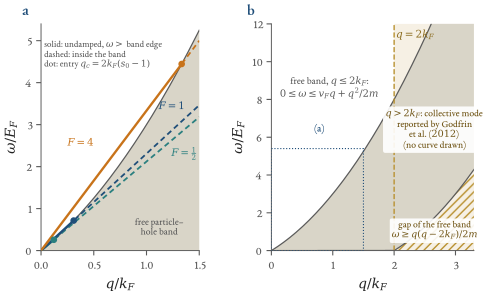

Here is the Python script that generated this plot:
"""Chapter 8, figure (ch08_window): the (q, omega) plane of a Fermi liquid, in the units of the free gas
(x = q/kF, y = omega/EF with EF = kF^2/2m, so that vF q = 2 x EF and q^2/2m = x^2 EF).

  * grey: the free-fermion particle-hole band  [ lower(x), upper(x) ] with  upper = 2x + x^2,
    lower = 0 for x <= 2 and x^2 - 2x for x > 2  (Lean: ph_energy_window, ph_gap, ph_edge_attained);
  * lines (panel a): the Landau zero-sound branch  y = 2 s0 x,  s0 = (1+F)/sqrt(1+2F)  (Lean: zero_sound_2d_iff), solid
    where it lies ABOVE the band edge (undamped), dashed once it has entered the band; entry point x_c = 2 (s0 - 1).
    The branch is derived for q << kF and is drawn only up to x = 1.5 for orientation;
  * gold (panel b): the momentum transfers q > 2 kF at which Godfrin et al. (Nature 483, 576, 2012) report the roton-like
    mode.  NO curve is drawn there: the film's F, m* and kF are not known to this book.
Numbers go to figures/ch08_numbers.json["window"]."""
import sys, json
from pathlib import Path
sys.path.insert(0, str(Path(__file__).resolve().parents[1])); sys.path.insert(0, str(Path(__file__).resolve().parent))
from ch08_style import *
from matplotlib.patches import Rectangle
import ch08_theory as T

NUMS = FIG / "ch08_numbers.json"


def upper(x): return 2 * x + x ** 2
def lower(x): return np.where(x > 2, x ** 2 - 2 * x, 0.0)


def main():
    Fs = (0.5, 1.0, 4.0)
    cols = {0.5: TEAL, 1.0: BLUE, 4.0: ORANGE}
    fig, (a, b) = plt.subplots(1, 2, figsize=(TEXTW, 2.95), gridspec_kw=dict(width_ratios=[1.0, 1.28], wspace=0.40))
    panel(a, "a"); panel(b, "b")
    nums = {}
    # ---------------------------------------------------------------- (a) the Landau regime
    XA, YA = 1.5, 5.4
    x = np.linspace(0, XA, 400)
    a.fill_between(x, 0, upper(x), color="#D9D5C8", lw=0, zorder=1)
    a.plot(x, upper(x), color=GREY, lw=0.9, zorder=2)
    a.text(1.12, 0.55, "free particle–\nhole band", fontsize=7.0, color=GREY, ha="center", va="center")
    for F in Fs:
        s0 = float(T.s0(F)); xc = 2 * (s0 - 1)
        xx = np.linspace(0, XA, 200); und = xx <= xc
        a.plot(xx[und], 2 * s0 * xx[und], color=cols[F], lw=1.7, zorder=4)
        a.plot(xx[~und], 2 * s0 * xx[~und], color=cols[F], lw=1.3, ls=(0, (3, 2)), zorder=4)
        a.plot([xc], [2 * s0 * xc], "o", color=cols[F], ms=3.8, zorder=5)
        nums[str(F)] = dict(s0=s0, x_c=xc, omega_c_over_EF=float(2 * s0 * xc), enters_band_before_2kF=bool(xc < 2.0))
    a.text(0.50, 2.55, r"$F=4$", color=ORANGE, fontsize=7.4, ha="right", va="center")
    a.text(1.24, 3.42, r"$F=1$", color=BLUE, fontsize=7.4, ha="center", va="center")
    a.text(1.36, 2.30, r"$F=\frac{1}{2}$", color=TEAL, fontsize=7.4, ha="center", va="center")
    a.text(0.03, 5.0, r"solid: undamped, $\omega>$ band edge" "\n" r"dashed: inside the band" "\n" r"dot: entry $q_c=2k_F(s_0-1)$", fontsize=6.6, color=GREY, va="top")
    a.set_xlim(0, XA); a.set_ylim(0, YA)
    a.set_xlabel(r"$q/k_F$"); a.set_ylabel(r"$\omega/E_F$")
    # ---------------------------------------------------------------- (b) the whole plane up to 3.3 kF
    x = np.linspace(0, 3.3, 800)
    b.axvspan(2.0, 3.3, color=GOLD, alpha=0.13, lw=0)
    b.fill_between(x, lower(x), upper(x), color="#D9D5C8", lw=0, zorder=1)
    b.plot(x, upper(x), color=GREY, lw=0.9, zorder=2); b.plot(x, lower(x), color=GREY, lw=0.9, zorder=2)
    b.fill_between(x[x >= 2], 0, lower(x[x >= 2]), facecolor="none", hatch="////", edgecolor=GOLD, lw=0, zorder=1)
    b.axvline(2.0, color=GOLD, lw=1.0, ls="--", zorder=2)
    b.text(2.03, 11.7, r"$q=2k_F$", color="#8A6B1E", fontsize=7.6, ha="left", va="top")
    b.text(0.95, 8.6, "free band, $q\\leq 2k_F$:\n" r"$0\leq\omega\leq v_Fq+q^2/2m$", fontsize=7.2, color=GREY, ha="center", va="center")
    b.text(2.66, 1.05, "gap of the free band\n" r"$\omega\geq q(q-2k_F)/2m$", fontsize=6.9, color="#6F5415", ha="center", va="center",
           bbox=dict(boxstyle="round,pad=0.2", fc="white", ec="none", alpha=0.9))
    b.text(2.66, 6.4, "$q>2k_F$: collective mode\nreported by Godfrin\net al. ($2012$)\n(no curve drawn)", fontsize=7.0, color="#6F5415", ha="center", va="center",
           bbox=dict(boxstyle="round,pad=0.25", fc="white", ec="none", alpha=0.9))
    b.add_patch(Rectangle((0, 0), XA, YA, fill=False, ec=BLUE, lw=0.8, ls=":", zorder=3)); b.text(0.78, 0.75 + YA, "(a)", color=BLUE, fontsize=7.6, ha="center", va="bottom")
    b.set_xlim(0, 3.3); b.set_ylim(0, 12)
    b.set_xlabel(r"$q/k_F$"); b.set_ylabel(r"$\omega/E_F$")
    save8(fig, "ch08_window")
    # numbers: F at which the Landau line stays above the band edge up to q = 2 kF  (s0 = 2):  F^2 - 6F - 3 = 0
    Fstar = 3 + np.sqrt(12)
    nums["F_star_s0_equals_2"] = dict(F=float(Fstar), s0=float(T.s0(Fstar)), closed_form="3+2*sqrt(3)")
    nums["edges"] = dict(upper="2x+x^2", lower_x_le_2="0", lower_x_gt_2="x^2-2x")
    allnums = json.loads(NUMS.read_text()) if NUMS.exists() else {}
    allnums["window"] = nums
    NUMS.write_text(json.dumps(allnums, indent=1))
    print(json.dumps(nums, indent=1))


main()
